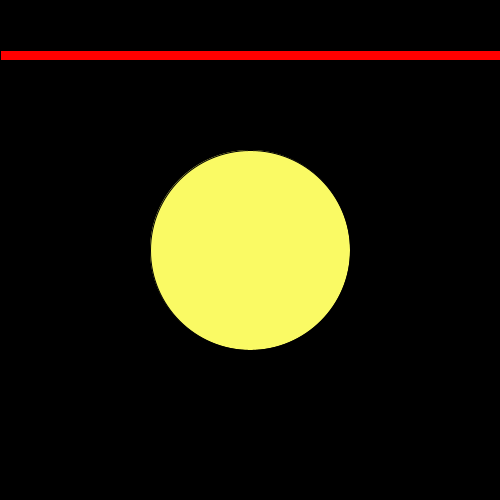
Frame 1 (no input)
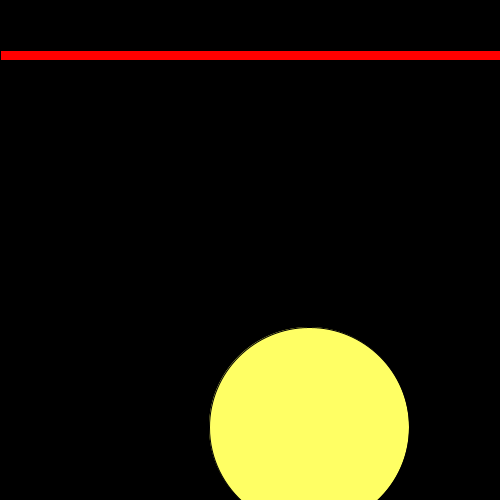
Frame 60 (the mouse pressed at the canvas centre just before this capture)
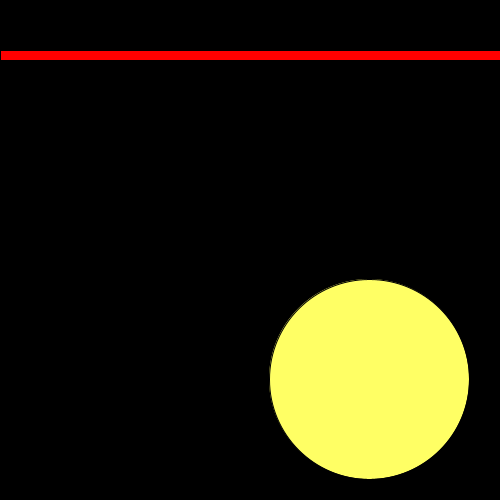
Frame 120 (the mouse held since frame 60 and released just before this capture)

The Processing sketch that drew these frames (run headless with seeded random() and noise(); from frame 60 on, the mouse is pressed at the canvas centre):

// Processing sketch: Collision
// ── Collision.pde
void setup()
{
  size(500, 500);
}

float cx = 250;
float cy = 250;
float r = 100;
int vx = 1;
int vy = 3;
color CircleColor1;
color CircleColor2;
color CircleColor3;
int rectx = 500;

void draw()
{
  background(255);
  float dx = cx - mouseX;
  float dy = cy - mouseY;
  float d2 = dx*dx + dy*dy;
  
  float dxr = cx - mouseX;
  float dyr = cy - mouseY;
  float d2r = dxr*dxr + dyr*dyr;
  
  if (d2 < r*r) 
  {
    CircleColor1 = color(random(255), random(255), random(255));
    fill(CircleColor1);     
    cx = random(500);
    cy = random(500);   
    r = random(250);
  }
  else 
  {
     CircleColor2 = color(cx, cy, r);
     fill(CircleColor2);
     background(CircleColor1);
  }
  
  circle(cx, cy, 2*r);
   cx += vx;
   cy += vy;
   
  if (cx < 10 || 490 < cx) 
  {
    vx = -vx;
  }
  
  if(cy < 10 || 490 < cy)
  {
    vy = -vy;
  }
  
  if(d2r < r*r && rectx > 0)
  {
   rectx -= 100;
  }
  
  fill(255, 0, 0);
  rect(0, 50, rectx, 10);
  
  if (rectx < 1)
  {
    textSize(50);
    text("clear", 200, 100);
    vx = 0;
    vy = 0;
    CircleColor3 = color(random(255), random(255), random(255));
    stroke(CircleColor3);
  }
}
